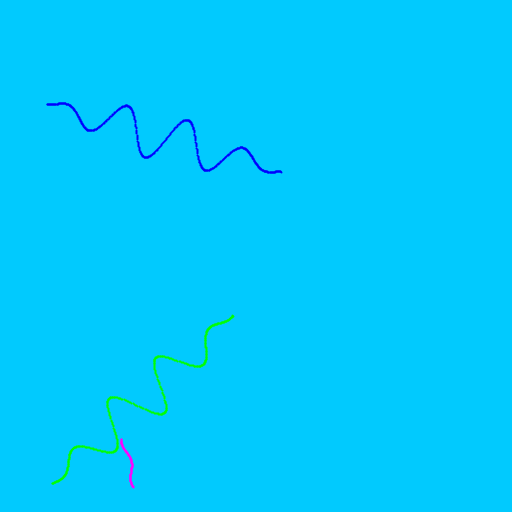
Frame 1 (no input)
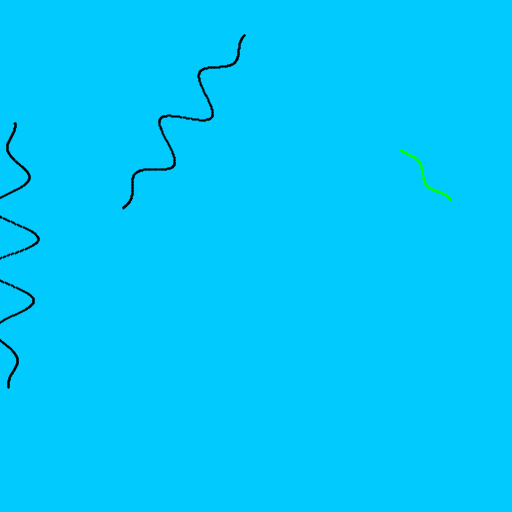
Frame 60 (the mouse pressed at the canvas centre just before this capture)
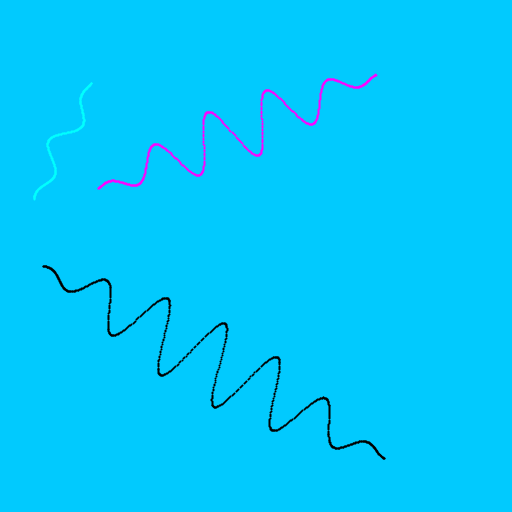
Frame 120 (the mouse held since frame 60 and released just before this capture)

The Processing sketch that drew these frames (run headless with seeded random() and noise(); from frame 60 on, the mouse is pressed at the canvas centre):

// Processing sketch: processing_101874
// ── processing_101874.pde

int counter;
int INTERVAL= 50;
int colors[] = {#000000, #FF0000, #00FF00,#0000FF,#FFFFFF, #FF00FF, #00FFFF, #FFFF00};
int NUM_SIN_LINES = 3;
SinLine []lines;

void setup() {  //setup function called initially, only once
  size(512, 512);
  background(#01CAFE);
  strokeWeight(2); 
  colorMode(RGB);   //set colors to Hue, Saturation, Brightness mode
  
  counter = 0;
  lines = new SinLine[NUM_SIN_LINES];
  for(int i=0; i<lines.length; i++){
    lines[i] = new SinLine();
  }
}

void draw() {  //draw function loops 
   background(#01CAFE);

  if(counter > INTERVAL){
      counter = 0;
      for(int i=0; i<lines.length; i++){
          lines[i].randomizeLine();
      }
  }
  counter++;

  for(int i=0; i<lines.length; i++){
      lines[i].draw();
  }
}

class SinLine{
    private int lineX0, lineY0, lineXf, lineYf;
    private int lineColor;
    private float speed;

    SinLine(){
        randomizeLine();
    }

    void draw(){
        pushMatrix();
        translate(lineX0, lineY0);
        stroke(lineColor);
        rotate(getSlope());
        for(float x = 0; x<getLength() ; x = x+0.5){
            //y = f(x) = Amplitude * sin(x + offset)
            float ampS = map(x, 0, getLength(), 0, PI); //x*(2/getLength())
            float amplitude = sin(ampS)*getLength()/10;
            float offset = (speed*frameCount);
            //point(x, sin(x)*amplitude *sin(x/10+offset));
            point(x, amplitude *sin(x/10+offset));
        }
        popMatrix();
    } 
    
//    void alternativeSinLine(){
//        pushMatrix();
//            translate(lineX0, lineY0);
//            rotate(getSlope());
//            for(float x = 0; x<getLength() ; x = x+0.5){
//                //y = f(x) = Amplitude * sin(x + offset)
//                float amplitude = sin(x*getLength());
//                float offset = (speed*frameCount)/10;
//                point(x, amplitude *sin(x/10+offset));
//            }
//        popMatrix();
//    } 
    
    void randomizeLine(){
      lineColor = colors[int(random(0, colors.length))];
      lineX0 = int(random(0, width));
      lineY0 = int(random(0, height)); 
      lineXf = int(random(0, width));
      lineYf = int(random(0, height));
      speed = random(10, 15);
    }
    
    float getSlope(){ //in radians
        return atan2((lineYf -lineY0),(lineXf -lineX0));
    }
      
    float getLength(){
        return dist(lineX0, lineY0, lineXf, lineYf);
    }
}
